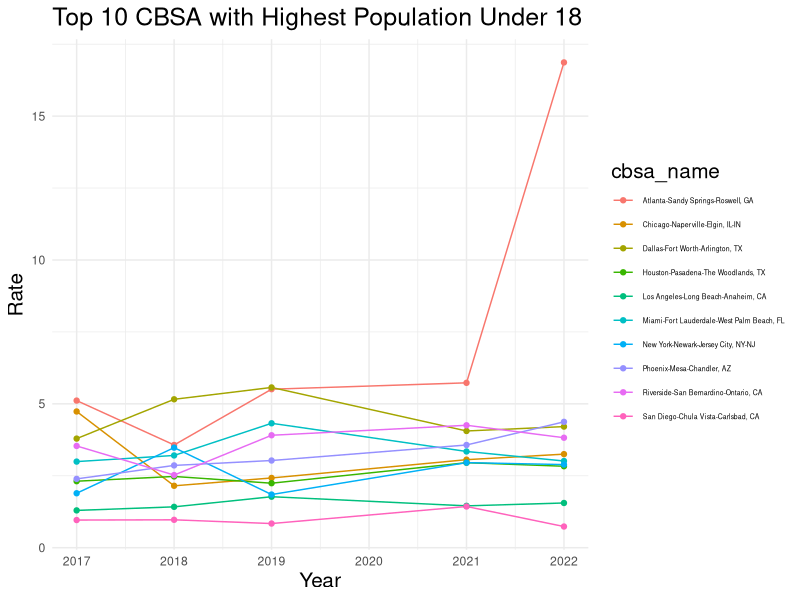

The R source for this figure:
setwd("/Users/zhanchaoyang/Desktop/FARS/zy/data/agg/updated")

library(tidyverse)
library(lubridate)
library(sf)

# Load the data
fars5yrs<- read_csv("cbsa_agg_rate5yr.csv")

# filter the data 
highest_rate <- fars5yrs %>% 
  arrange(desc(rate)) %>%
  slice_head(n=50)

highest_pop<- fars5yrs %>% 
  arrange(desc(pop_under18)) %>%
  slice_head(n=50)

f2017<- read_csv("cbsa_agg_rate2017.csv")
f2018<- read_csv("cbsa_agg_rate2018.csv")
f2019<- read_csv("cbsa_agg_rate2019.csv")
f2021<- read_csv("cbsa_agg_rate2021.csv")
f2022<- read_csv("cbsa_agg_rate2022.csv")

f2017<- f2017 %>% 
  mutate(year=2017)
f2018<- f2018 %>%
  mutate(year=2018)
f2019<- f2019 %>%
  mutate(year=2019)
f2021<- f2021 %>%
  mutate(year=2021)
f2022<- f2022 %>%
  mutate(year=2022)

full<-rbind(f2017,f2018,f2019,f2021,f2022)

highest10<- fars5yrs %>% 
  arrange(desc(pop_under18)) %>%
  slice_head(n=10)

full1<- full %>% 
  filter(cbsa_code %in% highest10$cbsa_code)

ggplot(full1, aes(x=year, y=rate, group=cbsa_name, color=cbsa_name))+
  geom_line()+
  geom_point()+
  theme_minimal()+
  labs(title="Top 10 CBSA with Highest Population Under 18", x="Year", y="Rate")+
  theme(legend.position = "right", legend.text = element_text(size=5), title = element_text(size=15))

highest10_rate<- fars5yrs %>% 
  arrange(desc(rate)) %>%
  slice_head(n=10)

full2<- full %>%
  filter(cbsa_code %in% highest10_rate$cbsa_code)
